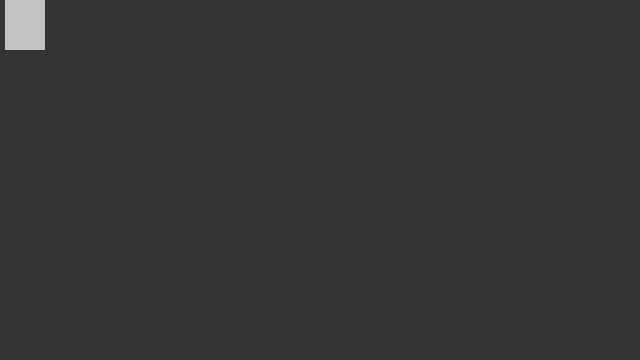
Frame 1 (no input)
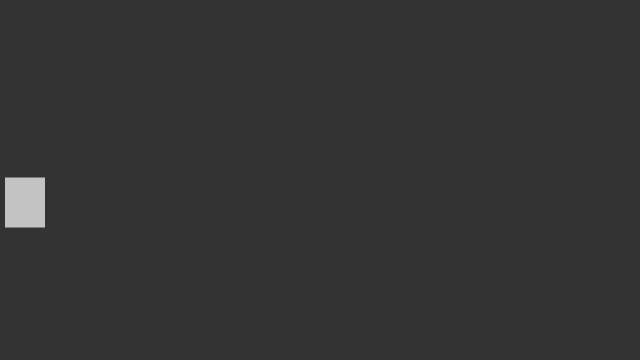
Frame 60 (no input)
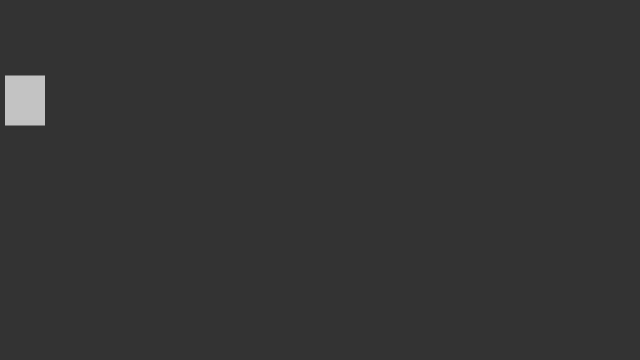
Frame 120 (the mouse pressed at the canvas centre since frame 60)

The p5.js sketch that drew these frames (run headless with seeded random() and noise() and a simulated clock; from frame 60 on, the mouse is pressed at the canvas centre):

// p5.js sketch
// ── sketch.js
var Man;
var gravity;
var upForce;

function setup() {
	frameRate(20000);
	gravity = createVector(0, 0.1);
	upForce = createVector(0, -1)
  createCanvas(640, 360);
	Man = new person ();
	Man.acc.add(0, 0.01);
}

function draw() {
  background(51);
	Man.update();
	Man.display();
	Man.edges();
	Man.applyForce(gravity);
} 
function keyTyped() {
	Man.vel.y  = -3;
}

// ── particle.js
function person() {
  this.pos = createVector(5, 0);
  this.vel = createVector(0, 0);
  this.acc = createVector(0, 0);

  this.applyForce = function(force) {
    // var f = force;
    this.acc.add(force);
  }

  this.update = function() {
    this.vel.add(this.acc);
    this.pos.add(this.vel);
    this.acc.set(0, 0);
  }

  this.display = function() {
    fill(255, 150);
    stroke(255);
		fill(195);
		noStroke();
    rect(this.pos.x, this.pos.y, 40, 50);
  }

  this.edges = function() {
    if (this.pos.y + 50 > height) {
      this.vel.y *= -1;
      this.pos.y = height - 50;
    }
		
		if (this.pos.y < 0) {
			this.vel.y *= -1;
      this.pos.y = 0;
		}

    if (this.pos.x > width) {
      this.vel.x *= -1;
      this.pos.x = width;
    }
  }
}
